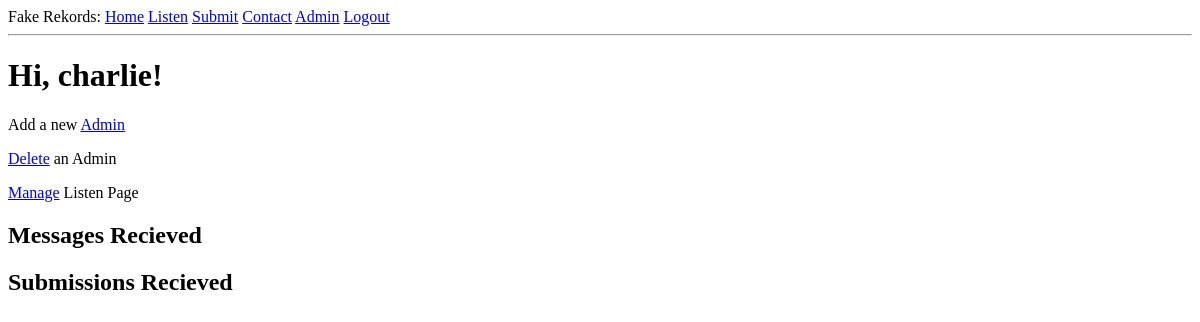
/private (signed in), run on an earlier commit of the app's database.
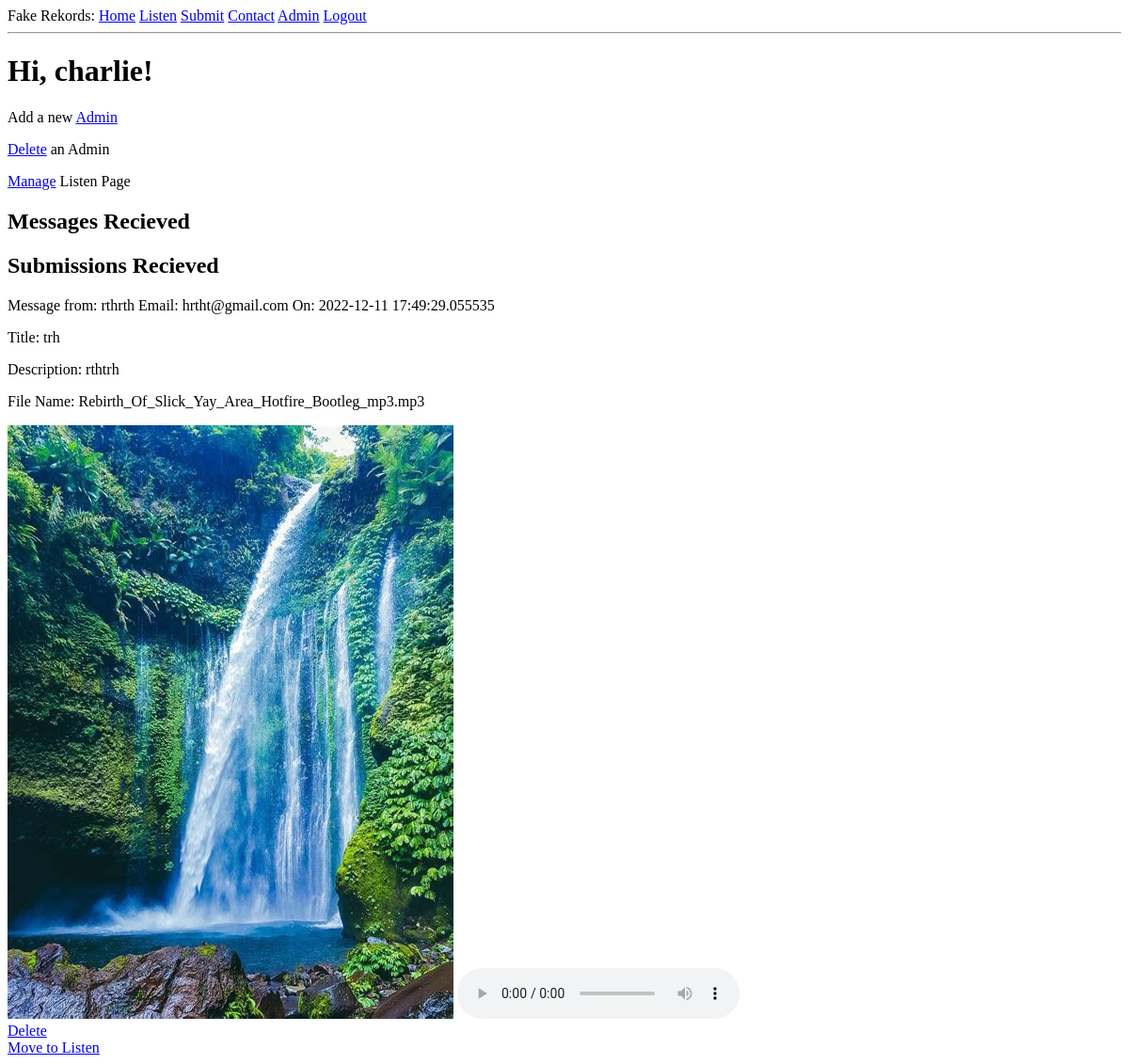
And on a later commit of the database.
### app/models.py (models this page shows, shortened)
class User(UserMixin, db.Model):
    id = db.Column(db.Integer, primary_key=True)
    username = db.Column(db.String(64), index=True, unique=True)
    email = db.Column(db.String(120), index=True, unique=True)
    password_hash = db.Column(db.String(128))

class Submit(db.Model):
    id = db.Column(db.Integer, primary_key=True)
    title = db.Column(db.String(64), index=True, unique=False)
    description = db.Column(db.String(120), index=False, unique=False)
    artistname = db.Column(db.String(64), index=True, unique=False)
    artistemail = db.Column(db.String(120), index=True, unique=False)
    trackname = db.Column(db.String(120), index=True, unique=False)
    albumart = db.Column(db.String(120), index=True, unique=False)
    datetime = db.Column(db.DateTime, index=True, default=datetime.utcnow)

### app/routes.py (the view)
@app.route('/private', methods=['GET', 'POST'])
@login_required
def private():
    contact = Contact.query.all()
    submit = Submit.query.all()
    return render_template('private.html', title='Private', contact=contact, submit=submit,)

### app/models.py (called while the page is built)
@login.user_loader
def load_user(id):
    return User.query.get(int(id))

### app/templates/private.html (shortened to what this page needs)
{% extends "base.html" %}
{% block content %}
  <h1>Hi, {{ current_user.username }}!</h1>
  <p>Add a new <a href="{{ url_for('register') }}">Admin</a></p>
  <p><a href="{{ url_for('private_delete_admin') }}">Delete</a> an Admin</p>
  <p><a href="{{ url_for('private_delete_listen')}}">Manage</a> Listen Page</p>
  <h2>Messages Recieved</h2>
  <h2>Submissions Recieved</h2>
    {% for s in submit %}
      <p>Message from: {{ s.artistname }} Email: {{ s.artistemail }} On: {{ s.datetime }}</p>
      <p>Title: {{ s.title }}</p>
      <p>Description: {{ s.description }}</p>
      <p>File Name: {{ s.trackname }}</p>
      <img src="app/static/albumart/{{ s.albumart}}" />
      <audio controls="controls" src="static/musictemp/{{ s.trackname }}">
      </audio>
      <br>
      <a href="/private_submit_delete/{{ s.id }}">Delete</a>
      <br>
      <a href="/private_move_submit/{{ s.id }}">Move to Listen</a>
    {% endfor %}
{% endblock %}

### app/templates/base.html (shortened to what this page needs)
<!doctype html>
<html>
    <head>
    </head>
    <body>
      <div>
	Fake Rekords:
	<a href="{{ url_for('index') }}">Home</a>
	<a href="{{ url_for('listen') }}">Listen</a>
	<a href="{{ url_for('submit') }}">Submit</a>
	<a href="{{ url_for('contact') }}">Contact</a>
	{% if current_user.is_anonymous %}
        <a href="{{ url_for('login') }}">Admin</a>
        {% else %}
	<a href="{{ url_for('private')}}">Admin</a>
        <a href="{{ url_for('logout') }}">Logout</a>
        {% endif %}
      </div>
      <hr>
        {% block content %}{% endblock %}
    </body>
</html>

What changed in the data, as far as the page shows it:
added Submit: artistname "rthrth", artistemail "hrtht@gmail.com", datetime "2022-12-11 17:49:29.055535", title "trh", description "rthtrh", trackname "Rebirth_Of_Slick_Yay_Area_Hotfire_Bootleg_mp3.mp3", albumart (picture)
